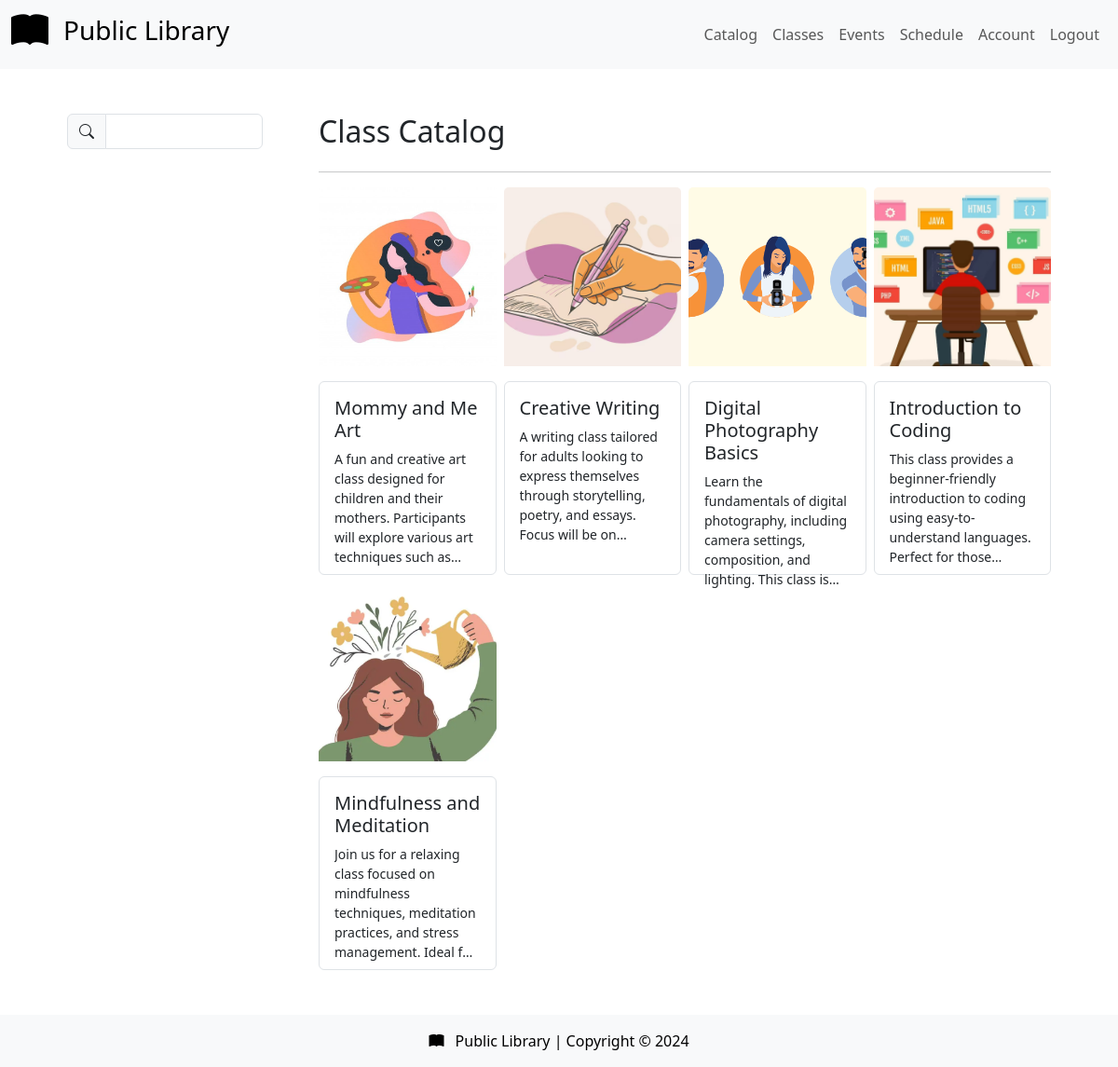
Screenshot of /views/pages/view-classes.php (signed in) with the database file from the repository.
### tables this page shows
CREATE TABLE LIB_CLASS (
    ClassID TINYINT AUTO_INCREMENT PRIMARY KEY,
    Title VARCHAR(255) NOT NULL,
    Description TEXT NOT NULL,
    DurationMins TINYINT,
    ImagePath VARCHAR(255)
);

### views/pages/view-classes.php (the view, shortened to what this page needs)
<?php include_once '../partials/head.php'; ?>
<?php include_once '../partials/navbar.php'; ?>
<main class="my-5">
    <div class="container-fluid">
        <div class="row justify-content-between mx-5">
            <aside class="col-lg-3 pe-5">
                <div class="offcanvas-lg offcanvas-end" tabindex="-1" id="offcanvasResponsive" aria-labelledby="offcanvasResponsiveLabel">
                    <div class="offcanvas-body">
                        <div class="input-group flex-nowrap">
                            <span class="input-group-text" id="addon-wrapping"><i class="bi bi-search"></i></span>
                            <input id="searchBar" type="text" name="search" class="form-control" aria-label="Search" aria-describedby="addon-wrapping"
                            value="<?php
                                if(isset($_GET['searchTerm'])) {
                                    echo $_GET['searchTerm'];
                                }
                            ?>"
                            >
                        </div>
                    </div>
                </div>
            </aside>
            <section class="col-12 col-lg-9">
                <div class="d-flex justify-content-between align-items-center">
                    <h2>Class Catalog</h2>
                </div>
                <hr>
                <div class="row row-cols-1 row-cols-md-3 row-cols-xl-4 g-2">
                    <?php
                    $conn = connect();
                    $query = <<<_END
                        SELECT *
                        FROM LIB_CLASS
                    _END;
                    $result = $conn->query($query);
                    $rows = $result->num_rows;
                    for($i = 0; $i < $rows; ++$i) {
                        $result->data_seek($i);
                        $row = $result->fetch_array(MYSQLI_ASSOC);
                        $img = ($row['ImagePath'] ?? 'ImageDirectory/default-image.jpg');
                        echo <<<_END
                        <div class="col catalog-item">
                            <div class="card border-0">
                                <img src="../../$img" class="card-img-top class-item-img mb-3" alt="...">
                                <div class="card-body border rounded" style="height:13rem">
                                    <h5 class="card-title mb-2">$row[Title]</h5>
                                    <p class="card-text small text-truncate-multiline">$row[Description]</p>
                                </div>
                                <a class="stretched-link" href="view-class.php?classId=$row[ClassID]"></a>
                            </div>
                        </div>
                        _END;
                    }
                    ?>
                </div>
            </section>
        </div>
    </div>
</main>
<?php include_once '../partials/footer.php'; ?>

### views/partials/head.php
<?php
echo <<<_END
<html>
	<head>
		<title>Library App</title>
		<script src="https://cdnjs.cloudflare.com/ajax/libs/jquery/3.7.1/jquery.min.js"></script>
		<script src="https://cdn.jsdelivr.net/npm/bootstrap@5.3.3/dist/js/bootstrap.bundle.min.js"></script>
		<link rel="stylesheet" href="https://cdn.jsdelivr.net/npm/bootstrap-icons@1.11.3/font/bootstrap-icons.min.css">
		<link rel="stylesheet" href="https://cdn.jsdelivr.net/npm/bootstrap@5.3.3/dist/css/bootstrap.min.css">
		<link rel="stylesheet" href="../../styles.css" >
	</head>
	<body class="vh-100 d-flex flex-column">
_END;

### views/partials/navbar.php (shortened to what this page needs)
<?php
$authenticated = isset($_SESSION['accountId']);
$authPath = $authenticated ? "../../controllers/authentication/logout-controller.php" : "login.php";
$authLang = $authenticated ? "Logout" : "Login";
echo <<<_END
<header>
	<nav class="navbar navbar-expand-lg bg-body-tertiary">
		<div class="container-fluid">
			<a class="navbar-brand d-inline-flex align-items-center" href="home.php">
				<h1><i class="bi bi-book-fill"></i></h1>
				<h3 class="ps-3">Public Library</h3>
			</a>
			<div>
				<div class="collapse navbar-collapse" id="navbarSupportedContent">
					<ul class="navbar-nav me-auto mb-2 mb-lg-0">
						<li class="nav-item">
							<a class="nav-link" href="view-catalog.php">Catalog</a>
						</li>
						<li class="nav-item">
							<a class="nav-link" href="view-classes.php">Classes</a>
						</li>
						<li class="nav-item">
							<a class="nav-link" href="view-events.php">Events</a>
						</li>
						<li class="nav-item">
							<a class="nav-link" href="view-schedule.php">Schedule</a>
						</li>
_END;
if($authenticated) {
	echo <<<_END
						<li class="nav-item">
							<a class="nav-link" href="view-account.php">Account</a>
						</li>
	_END;
}
echo <<<_END
						<li class="nav-item">
							<a class="nav-link" href="$authPath">$authLang</a>
						</li>
					</ul>
				</div>
			</div>
			<button class="navbar-toggler" type="button" data-bs-toggle="collapse" data-bs-target="#navbarSupportedContent" aria-controls="navbarSupportedContent" aria-expanded="false" aria-label="Toggle navigation">
				<span class="navbar-toggler-icon"></span>
			</button>
		</div>
	</nav>
</header>
_END;

### views/partials/footer.php
<?php
echo <<<_END
    <script>
        const tooltipTriggerList = document.querySelectorAll('[data-bs-toggle="tooltip"]');
        const tooltipList = [...tooltipTriggerList].map(tooltipTriggerEl => new bootstrap.Tooltip(tooltipTriggerEl));
    </script>
    <footer class="mt-auto text-bg-light">
        <div class="container my-3">
            <div class="row justify-content-center">
                <div class="col-12 d-inline-flex justify-content-center align-items-center">
                    <p class="m-0">
                        <i class="bi bi-book-fill me-2"></i>
                        Public Library | Copyright &copy 2024
                    </p>
                </div>
            </div>
        </div>
    </footer>
    </body>
</html>
_END;

### styles.css (style rules this page uses)
.text-truncate-multiline { display: -webkit-box; -webkit-box-orient: vertical; overflow: hidden; text-overflow: ellipsis; -webkit-line-clamp: 6; height: calc(1.5em * 6); }
.class-item-img, .event-item-img { height: 12rem; object-fit: cover; }

### rows the page displays
lib_class: ImagePath (picture), Title "Mommy and Me Art", Description "A fun and creative art class designed for children and their mothers. Participants will explore various art techniques such…"
lib_class: ImagePath (picture), Title "Creative Writing", Description "A writing class tailored for adults looking to express themselves through storytelling, poetry, and essays. Focus will be…"
lib_class: ImagePath (picture), Title "Digital Photography Basics", Description "Learn the fundamentals of digital photography, including camera settings, composition, and lighting. This class…"
lib_class: ImagePath (picture), Title "Introduction to Coding", Description "This class provides a beginner-friendly introduction to coding using easy-to-understand languages. Perfect for…"
lib_class: ImagePath (picture), Title "Mindfulness and Meditation", Description "Join us for a relaxing class focused on mindfulness techniques, meditation practices, and stress management. Ideal…"

### other values shown
$authLang "Logout"
